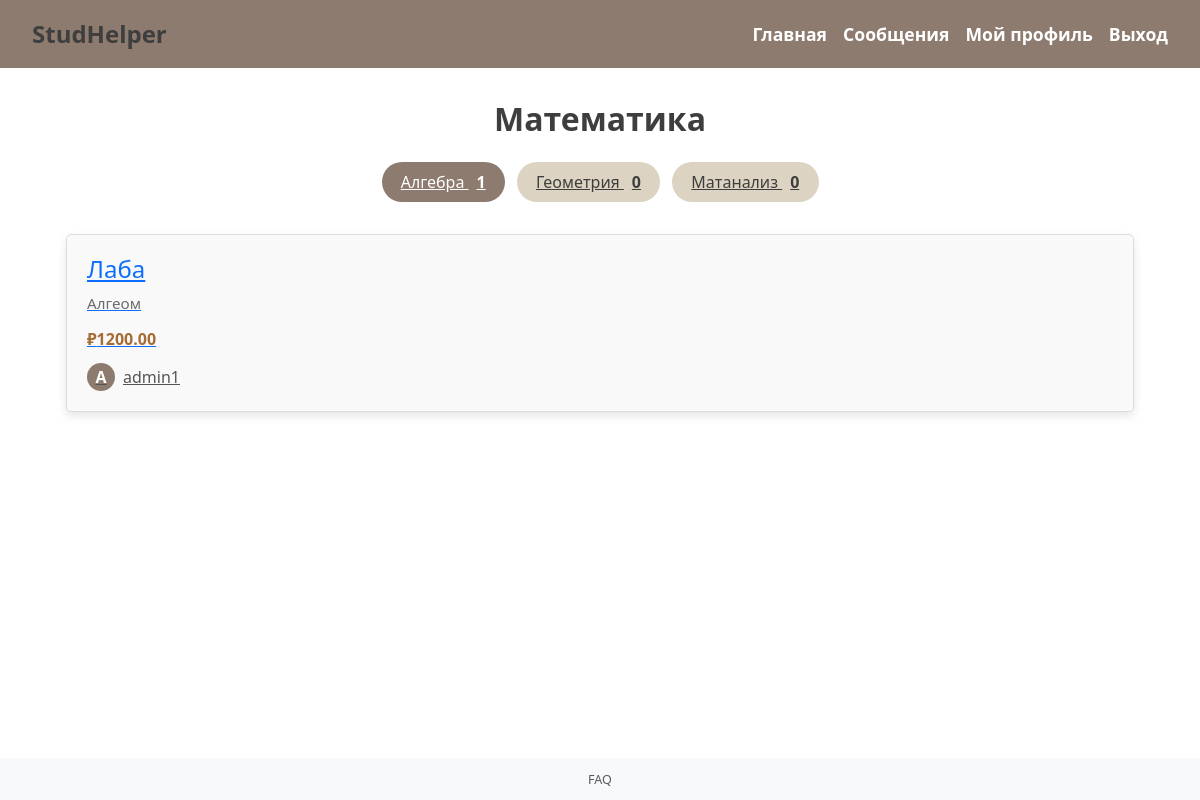
/tema/Алгебра (signed in), run on the app's committed database.
### app.py (models this page shows)
class Category(db.Model):
    id = db.Column(db.Integer, primary_key=True)
    name = db.Column(db.String(100), unique=True, nullable=False)
    subcategories = db.relationship('Subcategory', backref='category', lazy=True)

class Subcategory(db.Model):
    id = db.Column(db.Integer, primary_key=True)
    name = db.Column(db.String(100), unique=True, nullable=False)
    category_id = db.Column(db.Integer, db.ForeignKey('category.id'), nullable=False)

class Offer(db.Model):
    id = db.Column(db.Integer, primary_key=True)
    title = db.Column(db.String(200), nullable=False)
    description = db.Column(db.Text, nullable=False)
    price = db.Column(db.Float, nullable=False)
    subcategory_id = db.Column(db.Integer, db.ForeignKey('subcategory.id'), nullable=False)
    seller_id = db.Column(db.Integer, db.ForeignKey('user.id'), nullable=False)

class User(db.Model, UserMixin):
    id = db.Column(db.Integer, primary_key=True)
    username = db.Column(db.String(150), unique=True, nullable=False)
    password = db.Column(db.String(150), nullable=False)
    offers = db.relationship('Offer', backref='seller', lazy=True)  # связь с предложениями

### app.py (the view)
@app.route('/tema/<string:subtopic>')
def show_subtopic(subtopic):
    category_name = get_category_for_subtopic(subtopic)
    subcategories = get_subcategories_with_counts(category_name)
    subcategory = Subcategory.query.filter_by(name=subtopic).first()
    if subcategory:
        offers = Offer.query.filter_by(subcategory_id=subcategory.id).order_by(Offer.id.desc()).all()
    else:
        offers = []
    return render_template(
        'tema.html',
        category_name=category_name,
        subtopic_name=subtopic,
        subcategories=subcategories,
        offers=offers
    )

### app.py (called while the page is built)
@login_manager.user_loader
def load_user(user_id):
    return User.query.get(int(user_id))

def get_subcategories_with_counts(category_name):
    category = Category.query.filter_by(name=category_name).first()
    subcategories = []
    if category:
        subcategories = [
            {
                'name': subcategory.name,
                'count': Offer.query.filter_by(subcategory_id=subcategory.id).count()
            }
            for subcategory in category.subcategories
        ]
    return subcategories

def get_category_for_subtopic(subtopic):
    subcategory = Subcategory.query.filter_by(name=subtopic).first()
    if subcategory:
        return subcategory.category.name
    return 'Другие предметы'

### templates/tema.html
{% extends 'base.html' %}
{% block content %}
<div class="tema-page">
    <h1 class="tema-title">{{ category_name }}</h1>
    <div class="subcategory-tabs">
        {% for sub in subcategories %}
        <a href="{{ url_for('show_subtopic', subtopic=sub.name) }}"
           class="subcategory-tab {% if sub.name == subtopic_name %}active{% endif %}">
            {{ sub.name }} <span class="count">{{ sub.count }}</span>
        </a>
        {% endfor %}
    </div>
    {% if offers %}
    <div class="offers-grid">
        {% for offer in offers %}
        <div class="offer-card">
            <a href="{{ url_for('offer', offer_id=offer.id) }}">
                <h3>{{ offer.title }}</h3>
                <p class="description">{{ offer.description }}</p>
                <p class="price">₽{{ "%.2f"|format(offer.price) }}</p>
            </a>
            {% if offer.seller %}
            <a href="{{ url_for('profile', user_id=offer.seller.id) }}" class="seller">
                <span class="avatar">{{ offer.seller.username[0]|upper }}</span>
                {{ offer.seller.username }}
            </a>
            {% else %}
            <p class="seller">Продавец не найден</p>
            {% endif %}
        </div>
        {% endfor %}
    </div>
    {% else %}
    <div class="empty-message">
        Пока нет предложений в этой подкатегории
    </div>
    {% endif %}
</div>
{% endblock %}

### static/style.css (style rules this page uses)
body { display: flex; flex-direction: column; min-height: 100vh; }
.tema-title { font-size: 2rem; font-weight: bold; margin-bottom: 1.5rem; text-align: center; color: #3e3e3e; }
.subcategory-tabs { display: flex; flex-wrap: wrap; justify-content: center; gap: 0.75rem; margin-bottom: 2rem; }
.subcategory-tab { padding: 0.5rem 1.2rem; background-color: #dcd3c2; border-radius: 25px; color: #3e3e3e; font-weight: 500; transition: 0.2s; }
.subcategory-tab.active { background-color: #8e7b6f; color: white; }
.subcategory-tab .count { margin-left: 0.5rem; font-weight: bold; }
.offers-grid { display: grid; grid-template-columns: repeat(auto-fit, minmax(250px, 1fr)); gap: 1.5rem; }
.offer-card { background-color: white; border-radius: 12px; padding: 1rem; box-shadow: 0 4px 10px rgba(0, 0, 0, 0.1); transition: transform 0.2s ease, box-shadow 0.2s ease; }
.offer-card h3 { margin: 0 0 0.5rem; font-size: 1.2rem; }
.offer-card .description { font-size: 0.95rem; color: #6b6b6b; margin-bottom: 0.75rem; }
.offer-card .price { font-weight: bold; color: #a66c33; font-size: 1rem; margin-bottom: 0.75rem; }
.offer-card .seller { display: flex; align-items: center; gap: 0.5rem; color: #555; }
.offer-card .avatar { width: 28px; height: 28px; background-color: #8e7b6f; color: white; font-weight: bold; border-radius: 50%; display: flex; align-items: center; justify-content: center; }
.offer-card { border: 1px solid #ddd; padding: 20px; margin-bottom: 20px; border-radius: 5px; background-color: #f9f9f9; }
.offer-card h3 { font-size: 1.5rem; }
.offer-card p { font-size: 1rem; }

### data on the page
Category: name "Математика"
Subcategory: name "Алгебра", count "1"
Subcategory: name "Геометрия", count "0"
Subcategory: name "Матанализ", count "0"
Offer: title "Лаба", description "Алгеом", price "1200.00", seller "A", seller.username "admin1"
